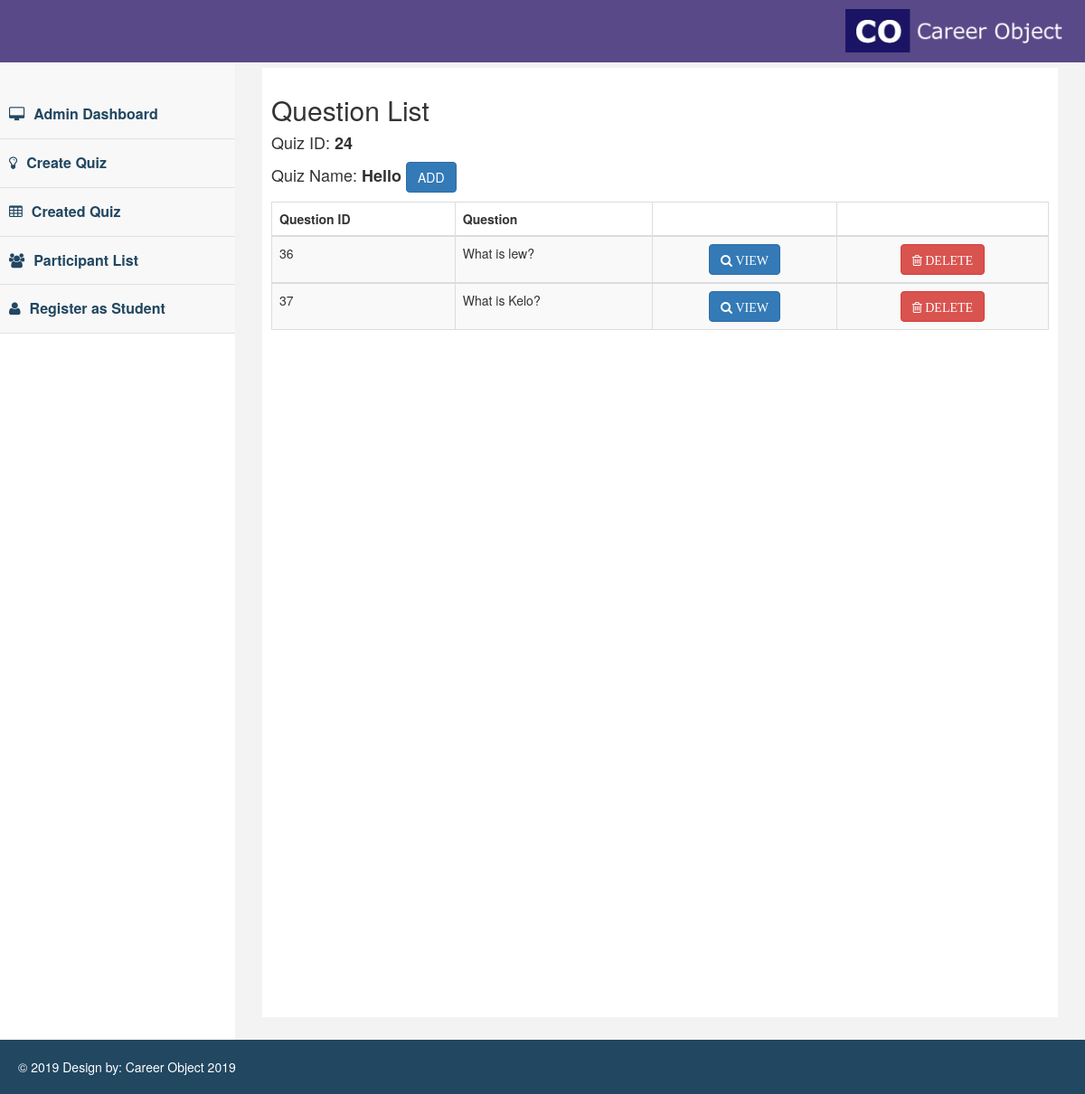
/question_list.php?quiz_id=24, run on the app's committed database.
### tables this page shows
CREATE TABLE `create_quiz` (
  `quiz_id` int(11) NOT NULL,
  `quiz_name` varchar(30) NOT NULL,
  `total_ques` int(11) NOT NULL,
  `display_ques` int(11) NOT NULL,
  `time_allocated` int(11) NOT NULL,
  `for_right` int(11) NOT NULL,
  `for_wrong` int(11) NOT NULL,
  `status` int(11) NOT NULL DEFAULT '0',
  `created_by` varchar(200) NOT NULL,
  `instruction` varchar(1000) NOT NULL
);

CREATE TABLE `ques` (
  `ques_id` int(11) NOT NULL,
  `quiz_id` int(11) NOT NULL,
  `ques` varchar(3000) NOT NULL,
  `correct_option` varchar(2) NOT NULL,
  `file_name` varchar(1000) NOT NULL
);

### function.php (called while the page is built, shortened)
<?php
function get_quiz_details($quiz_id)
{
$sql="select * from create_quiz where quiz_id=$quiz_id";
foreach($GLOBALS['db']->query($sql) as $row);
return $row;
}
function get_question_detail($ques_id,$quiz_id)
{
	$sql="SELECT ques,correct_option, file_name from ques where ques_id=$ques_id and quiz_id=$quiz_id";
	foreach($GLOBALS['db']->query($sql) as $row);
	return $row;
}
?>

### question_list.php (the view, shortened to what this page needs)
<?php
include('header.php');
include ('function.php');
$quiz_detail=get_quiz_details($_GET['quiz_id']);
?>
<body>
        <div id="page-wrapper" >
          <div id="page-inner">
                <div class="row">
                    <div class="col-md-12">
                        <h2>Question List</h2>
                        <h4>Quiz ID: <b><?php echo $quiz_detail['quiz_id'];?></b></h4>
                        <h4>Quiz Name: <b><?php echo $quiz_detail['quiz_name'];?></b>
                        <a href="insert_answer.php?quiz_id=<?php echo $quiz_detail['quiz_id'];?>" class="btn btn-primary">ADD</a></h4>
                       <table class="table table-striped table-bordered table-hover">
                            <thead>
                                <tr>
                                    <th>Question ID</th>
                                    <th>Question</th>
                                  	<th></th>
                                  	<th></th>
                                </tr>
                            </thead>
                          <?php
                            $sql="select * from ques where quiz_id=".$quiz_detail['quiz_id'];
                            $key=0;
                            foreach($GLOBALS['db']->query($sql) as $row)
                            {
                               $key++;
                          ?>
                            <tbody>
                                <tr>
                                    <td><?php echo $row['ques_id'];?></td>
                                    <td><?php echo $row['ques'];?></td>
<td><center><button type="button" class="btn btn-primary" data-toggle="modal" <?php echo "data-target=\"#view".$key."\""; ?>><i class="fa fa-search"> VIEW</i></center></td>
          <p><?php $ques_detail=get_question_detail($row['ques_id'],$quiz_detail['quiz_id']);?></p>
<td><center><a href="delete_ques.php?ques_id=<?php echo $row['ques_id'];?>&&quiz_id=<?php echo $quiz_detail['quiz_id'];?>"><button type="button" class="btn btn-danger" data-toggle="modal"<?php echo "data-target=\"#del".$key."\""; ?>><i class="fa fa-trash-o"> DELETE</i></center></td>
                                </tr>
                            </tbody>
                          <?php }?>
                        </table>
                    </div>
                   </div>
              </div>
</body>
<?php include('footer.php');?>

### assets/css/custom.css (style rules this page uses)
body { font-family: 'Open Sans', sans-serif; line-height:30px; }
#page-wrapper { padding: 15px 15px; min-height: 600px; background:#F3F3F3; }
#page-inner { width:100%; margin:10px 20px 10px 0px; background-color:#fff!important; padding:10px; min-height:1050px; }
@media (min-width:768px) { #page-wrapper { margin: 0 0 0 260px; padding: 15px 30px; min-height: 1050px; } }

### data on the page
create_quiz: quiz_id "24", quiz_name "Hello"
ques: ques_id "36", ques "What is lew?"
ques: ques_id "37", ques "What is Kelo?"
